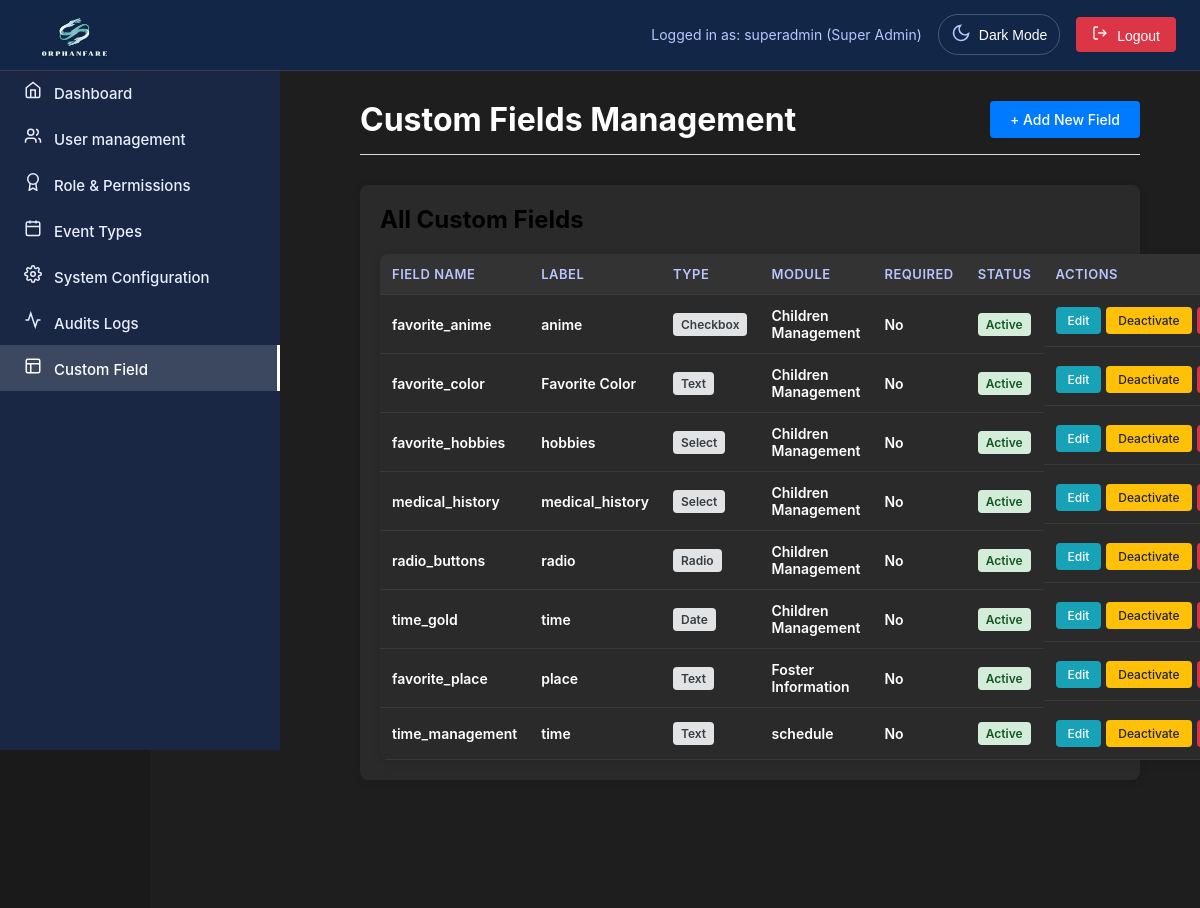
Before: /superadmin/custom-field.php (signed in) with the older database file.
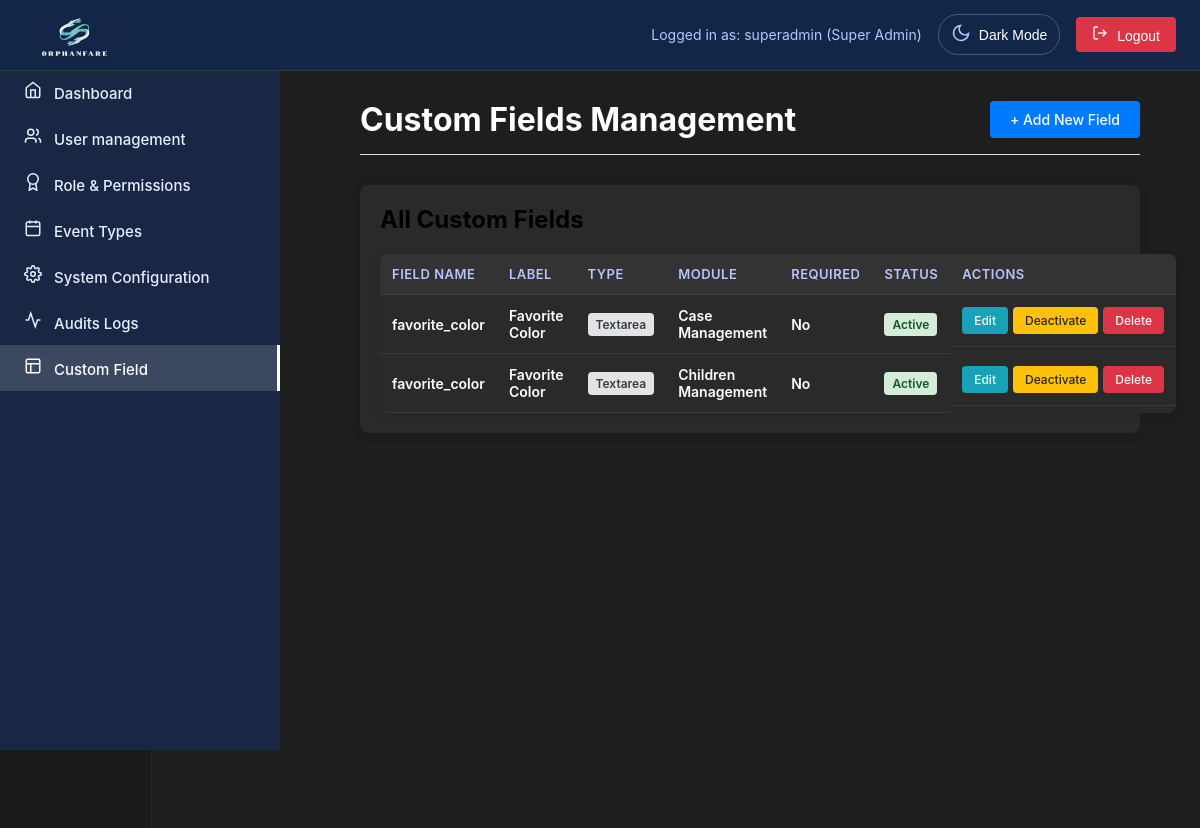
After: the same page with the newer database file.
### tables this page shows
CREATE TABLE `custom_fields` (
  `id` int(11) NOT NULL,
  `field_name` varchar(100) NOT NULL,
  `field_label` varchar(255) NOT NULL,
  `field_type` enum('text','textarea','number','date','select','checkbox','radio') NOT NULL,
  `field_options` text DEFAULT NULL,
  `module` varchar(50) NOT NULL,
  `placeholder_text` varchar(255) DEFAULT NULL,
  `default_value` text DEFAULT NULL,
  `help_text` text DEFAULT NULL,
  `is_required` tinyint(1) DEFAULT 0,
  `field_order` int(11) DEFAULT 0,
  `display_order` int(11) DEFAULT 0,
  `is_active` tinyint(1) DEFAULT 1,
  `created_by` int(11) NOT NULL,
  `created_at` timestamp NOT NULL DEFAULT current_timestamp(),
  `updated_at` timestamp NOT NULL DEFAULT current_timestamp() ON UPDATE current_timestamp()
);

### superadmin/includes/CustomFieldManager.php (called while the page is built, shortened)
<?php
class CustomFieldManager {
    private $pdo;
    public function __construct($pdoConnection) {
        $this->pdo = $pdoConnection;
    }
    public function getAvailableModules() {
        return [
            'children' => 'Children Management',
            'cases' => 'Case Management',
            'foster' => 'Foster Information',
            'donations' => 'Donations',
        ];
    }
    public function getModuleTableMap() {
        return [
            'children' => 'children',
            'cases' => 'cases',
            'foster' => 'foster_parents',
            'donations' => 'donations',
            'inventory' => 'inventory',
            'users' => 'users',
            'schedule' => 'events'
        ];
    }
    public function getFieldLocations($module) {
        $locations = [
            'children' => [
                'unified-registration.php - Child Information Tab',
                'child-management.php - Edit Child Modal',
                'child-management.php - Child Details View',
                'case-management.php - Linked Child Information'
            ],
            'cases' => [
                'unified-registration.php - Case Information Tab',
                'case-management.php - Case Details',
                'case-management.php - Case Edit Form'
            ],
            'foster' => [
                'foster-info.php - Foster Home Registration',
                'foster-info.php - Foster Home Details',
                'matchmaking.php - Foster Matching'
            ],
            'donations' => [
                'donation.php - Donation Form',
                'donation.php - Donation Records',
                'donation-reports.php - Donation Reports'
            ],
            'inventory' => [
                'inventory.php - Inventory Items',
                'inventory.php - Stock Management'
            ],
            'users' => [
                'user-management.php - User Profiles',
                'settings.php - User Settings'
            ],
            'schedule' => [
                'schedule.php - Event Creation Modal',
                'schedule.php - Event Details View',
                'schedule.php - Event Edit Form'
            ]
        ];
        return $locations[$module] ?? ['Various system locations'];
    }
    public function getAllFields($page = 1, $limit = 50) {
        try {
            $offset = ($page - 1) * $limit;
            $sql = "SELECT * FROM custom_fields ORDER BY module, field_order, field_label LIMIT $limit OFFSET $offset";
            $stmt = $this->pdo->query($sql);
            $fields = [];
            $count = 0;
            while ($row = $stmt->fetch(PDO::FETCH_ASSOC)) {
                if ($row['field_options']) {
                    $row['field_options'] = json_decode($row['field_options'], true);
                }
                $row['locations'] = $this->getFieldLocations($row['module']);
                $row['table_name'] = $this->getModuleTableMap()[$row['module']] ?? 'unknown';
                $fields[] = $row;
            }
            return $fields;
        } catch (Exception $e) {
            error_log("Custom Fields GetAll Error: " . $e->getMessage());
            error_log("DEBUG: Error details: " . print_r($this->pdo->errorInfo(), true));
            return [];
        }
    }
}
?>

### superadmin/custom-field.php (the view, shortened to what the rows shown need)
<?php
require_once 'includes/superheader.php';
require_once '../config/database.php';
require_once 'includes/CustomFieldManager.php';
$fieldManager = new CustomFieldManager($pdo);
$action = $_GET['action'] ?? 'list';
$modules = $fieldManager->getAvailableModules();
$modulesToRemove = ['inventory', 'schedule_events', 'user'];
foreach ($modulesToRemove as $module) {
    unset($modules[$module]);
}
?>
<!DOCTYPE html>
<html lang="en">
<head>
    <link rel="stylesheet" href="../css/superadmin.css">
    <link rel="stylesheet" href="../css/common.css">
</head>
<body>
    <div class="main-content">
        <div class="header">
            <h1 class="custom-title">Custom Fields Management</h1>
        </div>
        <?php if ($action === 'list'): ?>
            <div class="content-box">
                <h2>All Custom Fields</h2>
                <?php $fields = $fieldManager->getAllFields(); ?>
                <?php if (empty($fields)): ?>
                    <p style="text-align: center; padding: 40px; color: #666;">No custom fields found. <a href="?action=add">Create your first field</a></p>
                <?php else: ?>
                    <table class="fields-table">
                        <thead>
                            <tr>
                                <th>Field Name</th>
                                <th>Label</th>
                                <th>Type</th>
                                <th>Module</th>
                                <th>Required</th>
                                <th>Status</th>
                                <th>Actions</th>
                            </tr>
                        </thead>
                        <tbody>
                            <?php foreach ($fields as $f): ?>
                            <tr>
                                <td><strong class="custom-name"><?php echo htmlspecialchars($f['field_name']); ?></strong></td>
                                <td><?php echo htmlspecialchars($f['field_label']); ?></td>
                                <td><span class="badge badge-type"><?php echo ucfirst($f['field_type']); ?></span></td>
                                <td><?php echo htmlspecialchars($modules[$f['module']] ?? $f['module']); ?></td>
                                <td><?php echo $f['is_required'] ? 'Yes' : 'No'; ?></td>
                                <td>
                                    <span class="badge <?php echo $f['is_active'] ? 'badge-active' : 'badge-inactive'; ?>">
                                        <?php echo $f['is_active'] ? 'Active' : 'Inactive'; ?>
                                    </span>
                                </td>
                                <td class="action-buttons">
                                    <a href="?action=edit&id=<?php echo $f['id']; ?>" class="btn btn-info">Edit</a>
                                    <a href="?action=toggle&id=<?php echo $f['id']; ?>&status=<?php echo $f['is_active'] ? 0 : 1; ?>" class="btn btn-warning">
                                        <?php echo $f['is_active'] ? 'Deactivate' : 'Activate'; ?>
                                    </a>
                                    <a href="?action=delete&id=<?php echo $f['id']; ?>" class="btn btn-danger" onclick="return confirm('Are you sure you want to delete this field?')">Delete</a>
                                </td>
                            </tr>
                            <?php endforeach; ?>
                        </tbody>
                    </table>
                <?php endif; ?>
            </div>
        <?php endif; ?>
    </div>
</body>
</html>
<?php require_once 'includes/superfooter.php'; ?>

Changed rows visible on the page:
removed custom_fields: field_name "favorite_anime", field_label "anime", field_type "Checkbox", module "Children Management", is_required "No", is_active "Active"
removed custom_fields: field_name "favorite_color", field_label "Favorite Color", field_type "Text", module "Children Management", is_required "No", is_active "Active"
removed custom_fields: field_name "favorite_hobbies", field_label "hobbies", field_type "Select", module "Children Management", is_required "No", is_active "Active"
removed custom_fields: field_name "medical_history", field_label "medical_history", field_type "Select", module "Children Management", is_required "No", is_active "Active"
removed custom_fields: field_name "radio_buttons", field_label "radio", field_type "Radio", module "Children Management", is_required "No", is_active "Active"
removed custom_fields: field_name "time_gold", field_label "time", field_type "Date", module "Children Management", is_required "No", is_active "Active"
removed custom_fields: field_name "favorite_place", field_label "place", field_type "Text", module "Foster Information", is_required "No", is_active "Active"
removed custom_fields: field_name "time_management", field_label "time", field_type "Text", module "schedule", is_required "No", is_active "Active"
added custom_fields: field_name "favorite_color", field_label "Favorite Color", field_type "Textarea", module "Case Management", is_required "No", is_active "Active"
added custom_fields: field_name "favorite_color", field_label "Favorite Color", field_type "Textarea", module "Children Management", is_required "No", is_active "Active"
